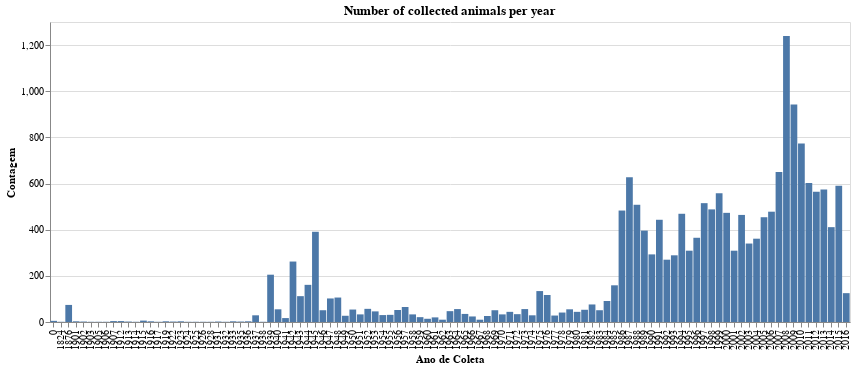

Notebook source saved alongside this figure:
### Code cell
temp = alt.Chart(data= teste, width=800, title= 'Number of collected animals per year').mark_bar().encode(
    x= alt.X('year', type='ordinal', title='Ano de Coleta'),
    y= alt.Y('counts', type='quantitative', title='Contagem')
)

# temp.save('./graphs/coletas_por_ano.html')
temp

### Figure 1 — Vega-Lite specification as saved in the notebook (floating-point values rounded to 4 significant figures)
{"config": {"view": {"continuousWidth": 400, "continuousHeight": 300}}, "data": {"name": "data-53e0b568502cd62fcfab8b69c7133c73"}, "mark": "bar", "encoding": {"x": {"type": "ordinal", "field": "year", "title": "Ano de Coleta"}, "y": {"type": "quantitative", "field": "counts", "title": "Contagem"}}, "title": "Number of collected animals per year", "width": 800, "$schema": "https://vega.github.io/schema/vega-lite/v4.8.1.json", "datasets": {"data-53e0b568502cd62fcfab8b69c7133c73": [{"year": 0, "counts": 5}, {"year": 1824, "counts": 1}, {"year": 1876, "counts": 74}, {"year": 1901, "counts": 3}, {"year": 1902, "counts": 2}, {"year": 1903, "counts": 1}, {"year": 1905, "counts": 1}, {"year": 1906, "counts": 1}, {"year": 1907, "counts": 4}, {"year": 1912, "counts": 4}, {"year": 1913, "counts": 2}, {"year": 1914, "counts": 1}, {"year": 1915, "counts": 6}, {"year": 1916, "counts": 3}, {"year": 1917, "counts": 1}, {"year": 1919, "counts": 3}, {"year": 1922, "counts": 2}, {"year": 1923, "counts": 3}, {"year": 1924, "counts": 1}, {"year": 1925, "counts": 1}, {"year": 1926, "counts": 1}, {"year": 1928, "counts": 1}, {"year": 1931, "counts": 2}, {"year": 1932, "counts": 1}, {"year": 1933, "counts": 3}, {"year": 1935, "counts": 2}, {"year": 1936, "counts": 3}, {"year": 1937, "counts": 29}, {"year": 1938, "counts": 1}, {"year": 1939, "counts": 205}, {"year": 1940, "counts": 55}, {"year": 1941, "counts": 17}, {"year": 1942, "counts": 262}, {"year": 1943, "counts": 112}, {"year": 1944, "counts": 161}, {"year": 1945, "counts": 391}, {"year": 1946, "counts": 51}, {"year": 1947, "counts": 102}, {"year": 1948, "counts": 106}, {"year": 1949, "counts": 27}, {"year": 1950, "counts": 54}, {"year": 1951, "counts": 33}, {"year": 1952, "counts": 57}, {"year": 1953, "counts": 46}, {"year": 1954, "counts": 30}, {"year": 1955, "counts": 31}, {"year": 1956, "counts": 52}, {"year": 1957, "counts": 65}, {"year": 1958, "counts": 33}, {"year": 1959, "counts": 21}, {"year": 1960, "counts": 14}, {"year": 1961, "counts": 20}, {"year": 1962, "counts": 10}, {"year": 1963, "counts": 47}, {"year": 1964, "counts": 56}, {"year": 1965, "counts": 35}, {"year": 1966, "counts": 24}, {"year": 1967, "counts": 10}, {"year": 1968, "counts": 26}, {"year": 1969, "counts": 51}, {"year": 1970, "counts": 33}, {"year": 1971, "counts": 44}, {"year": 1972, "counts": 34}, {"year": 1973, "counts": 56}, {"year": 1974, "counts": 29}, {"year": 1975, "counts": 134}, {"year": 1976, "counts": 117}, {"year": 1977, "counts": 28}, {"year": 1978, "counts": 41}, {"year": 1979, "counts": 55}, {"year": 1980, "counts": 44}, {"year": 1981, "counts": 53}, {"year": 1982, "counts": 76}, {"year": 1983, "counts": 51}, {"year": 1984, "counts": 91}, {"year": 1985, "counts": 159}, {"year": 1986, "counts": 483}, {"year": 1987, "counts": 627}, {"year": 1988, "counts": 508}, {"year": 1989, "counts": 396}, {"year": 1990, "counts": 293}, {"year": 1991, "counts": 443}, {"year": 1992, "counts": 270}, {"year": 1993, "counts": 289}, {"year": 1994, "counts": 469}, {"year": 1995, "counts": 309}, {"year": 1996, "counts": 365}, {"year": 1997, "counts": 515}, {"year": 1998, "counts": 488}, {"year": 1999, "counts": 558}, {"year": 2000, "counts": 473}, {"year": 2001, "counts": 309}, {"year": 2002, "counts": 464}, {"year": 2003, "counts": 340}, {"year": 2004, "counts": 361}, {"year": 2005, "counts": 454}, {"year": 2006, "counts": 478}, {"year": 2007, "counts": 650}, {"year": 2008, "counts": 1239}, {"year": 2009, "counts": 942}, {"year": 2010, "counts": 774}, {"year": 2011, "counts": 602}, {"year": 2012, "counts": 564}, {"year": 2013, "counts": 574}, {"year": 2014, "counts": 411}, {"year": 2015, "counts": 590}, {"year": 2016, "counts": 125}]}}
